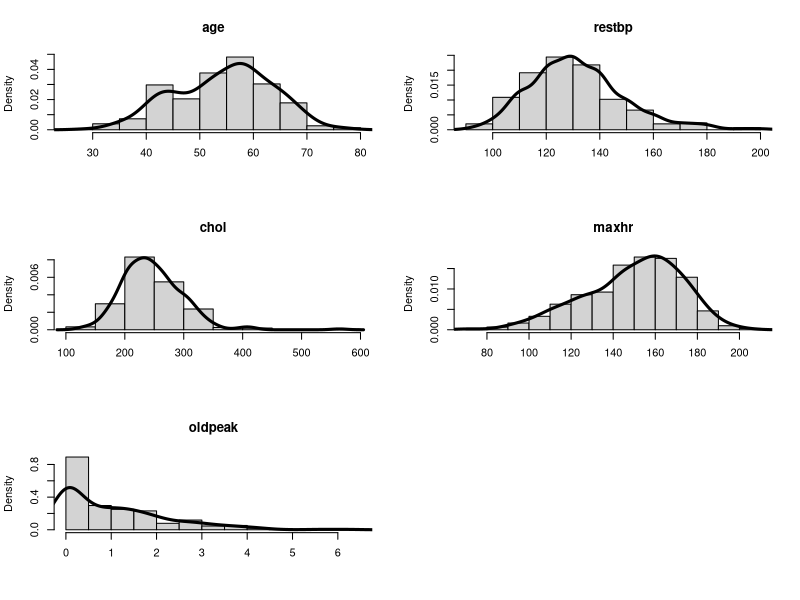

This figure's R source:
############################################################################

# Scripts for the meeting of the 'R User Group at Maastricht University'
# (RUG@UM) on April 12th, 2023 (https://wviechtb.github.io/r-user-group/)
#
# Author:  Wolfgang Viechtbauer (https://www.wvbauer.com)
# License: CC BY-NC-SA 4.0
#
# last updated: 2023-04-11

############################################################################

# dataset from: https://www.statlearning.com/resources-second-edition
# (with some minor adjustments to make it easier to work with)
#
# The dataset includes 303 patients and the following variables:
#
# id          - subject id
# age         - age (in years)
# sex         - sex (0 = female, 1 = male)
# chestpain   - chest pain type (typical, nontypical, nonanginal, asymptomatic)
# restbp      - resting blood pressure (in mm Hg on admission to the hospital)
# chol        - serum cholestoral (in mg/dl)
# fbs         - fasting blood sugar > 120 mg/dl (0 = false, 1 = true)
# restecg     - resting electrocardiographic result (0 = normal, 1 = some abnormality)
# maxhr       - maximum heart rate achieved (in bpm)
# exang       - exercise induced angina (0 = no, 1 = yes)
# oldpeak     - ST depression induced by exercise relative to rest
# slope       - slope of the peak exercise ST segment (1 = upsloping, 2 = flat, 3 = downsloping)
# ca          - number of major vessels colored by flourosopy (0-3)
# thal        - Thallium stress test result (normal, fixed, or reversable)
# ahd         - have angiographic heart disease or not (no, yes)
#
# The purpose of the dataset was to study whether the presence/absence of
# angiographic heart disease (variable 'ahd') can be predicted based on the
# other variables (and if so, how well).

############################################################################

### setup / prep / load data

# set the working directory to the location where this script and the dataset
# (data_heart.dat) are located

# read in data
dat <- read.table("data_heart.dat", header=TRUE, sep="\t")

############################################################################

### data inspection

# show first 6 rows of the dataset
head(dat)

# number of rows
nrow(dat)

# structure of dataset
str(dat)

# summary of dataset
summary(dat)

# frequency tables of the categorical variables
table(dat$sex,       useNA="ifany")
table(dat$chestpain, useNA="ifany")
table(dat$fbs,       useNA="ifany")
table(dat$restecg,   useNA="ifany")
table(dat$exang,     useNA="ifany")
table(dat$slope,     useNA="ifany")
table(dat$ca,        useNA="ifany")
table(dat$thal,      useNA="ifany")
table(dat$ahd,       useNA="ifany")

# turn categorical variables that are coded numerically into factors and also
# set the desired level order for all categorical variables (the first level
# is the 'reference level')
dat$sex       <- factor(dat$sex,       levels=c(0,1), labels=c("female","male"))
dat$chestpain <- factor(dat$chestpain, levels=c("asymptomatic","typical","nonanginal","nontypical"))
dat$fbs       <- factor(dat$fbs,       levels=c(0,1), labels=c("no","yes"))
dat$restecg   <- factor(dat$restecg,   levels=c(0,1), labels=c("normal","some abnormality"))
dat$exang     <- factor(dat$exang,     levels=c(0,1), labels=c("no","yes"))
dat$slope     <- factor(dat$slope,     levels=c(2,1,3), labels=c("flat","upsloping","downsloping"))
dat$ca        <- factor(dat$ca,        levels=0:3, labels=c("0","1+","1+","1+")) # collapse 1-3 into 1+
dat$thal      <- factor(dat$thal,      levels=c("normal","fixed","reversable"))
dat$ahd       <- factor(dat$ahd,       levels=c("no","yes"))

# mean, sd, and range of the quantitative variables
round(c(mean=mean(dat$age),     sd=sd(dat$age),     range=range(dat$age)),     digits=2)
round(c(mean=mean(dat$restbp),  sd=sd(dat$restbp),  range=range(dat$restbp)),  digits=2)
round(c(mean=mean(dat$chol),    sd=sd(dat$chol),    range=range(dat$chol)),    digits=2)
round(c(mean=mean(dat$maxhr),   sd=sd(dat$maxhr),   range=range(dat$maxhr)),   digits=2)
round(c(mean=mean(dat$oldpeak), sd=sd(dat$oldpeak), range=range(dat$oldpeak)), digits=2)

# histograms with kernel density estimates for the quantitative variables

vars <- c("age", "restbp", "chol", "maxhr", "oldpeak")

par(mfrow=c(3,2))

for (i in 1:5) {
   hist(dat[,vars[i]], freq=FALSE, xlab="", main=vars[i])
   lines(density(dat[,vars[i]]), lwd=3)
}

############################################################################

# save prepared data to rdata file
save(dat, file="data_heart_prep.rdata")

############################################################################
